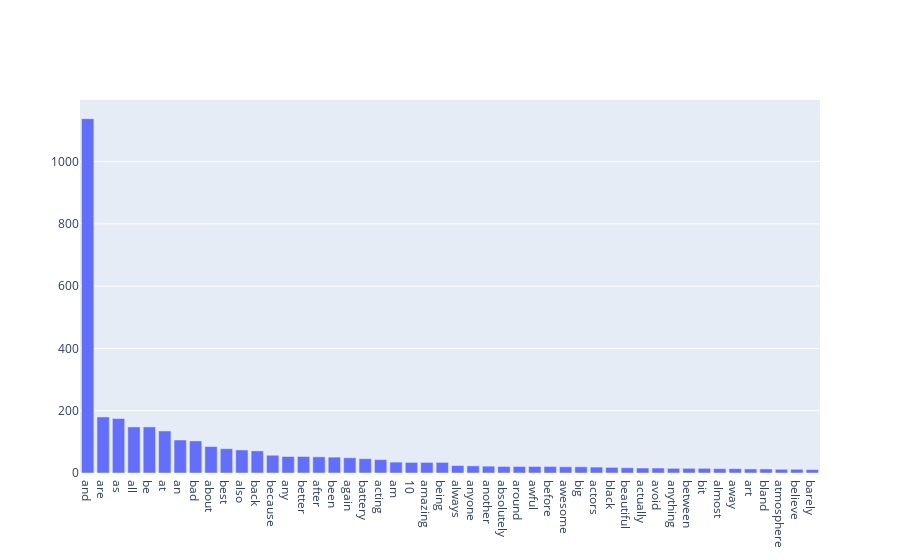

Notebook code cell kept with this figure:
### Markdown cell above
### >>> **Exercise 15 (take home):** 
Additionally, you can attempt to sort the terms on the `x-axis` by frequency instead of in alphabetical order. This way the visualization is more meaninfgul and you will be able to observe the so called [long tail](https://en.wikipedia.org/wiki/Long_tail) (get familiar with this term since it will appear a lot in data mining and other statistics courses). see picture below

![alt txt](https://upload.wikimedia.org/wikipedia/commons/thumb/8/8a/Long_tail.svg/1000px-Long_tail.svg.png)

### Code cell
fig = go.Figure([go.Bar(x=ex14_terms, y=ex14_frequencies)])
fig.update_layout(xaxis={'categoryorder':'total descending'})
fig.show()

### Figure 1 — Plotly figure (JSON) as saved in the notebook; plotly's stock layout.template omitted (floating-point values rounded to 4 significant figures)
{"data": [{"type": "bar", "x": ["10", "about", "absolutely", "acting", "actors", "actually", "after", "again", "all", "almost", "also", "always", "am", "amazing", "an", "and", "another", "any", "anyone", "anything", "are", "around", "art", "as", "at", "atmosphere", "avoid", "away", "awesome", "awful", "back", "bad", "barely", "battery", "be", "beautiful", "because", "been", "before", "being", "believe", "best", "better", "between", "big", "bit", "black", "bland"], "y": [34, 85, 21, 43, 19, 16, 52, 49, 148, 14, 74, 24, 35, 34, 106, 1138, 22, 53, 23, 15, 180, 21, 13, 175, 135, 12, 16, 14, 20, 21, 71, 103, 11, 46, 148, 17, 57, 51, 21, 34, 12, 78, 53, 15, 20, 15, 18, 13]}], "layout": {"xaxis": {"categoryorder": "total descending"}}}
